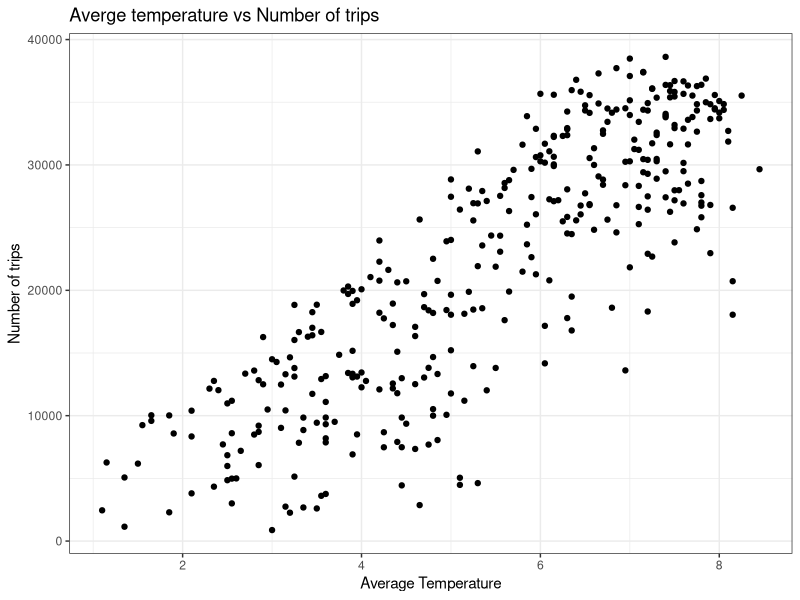
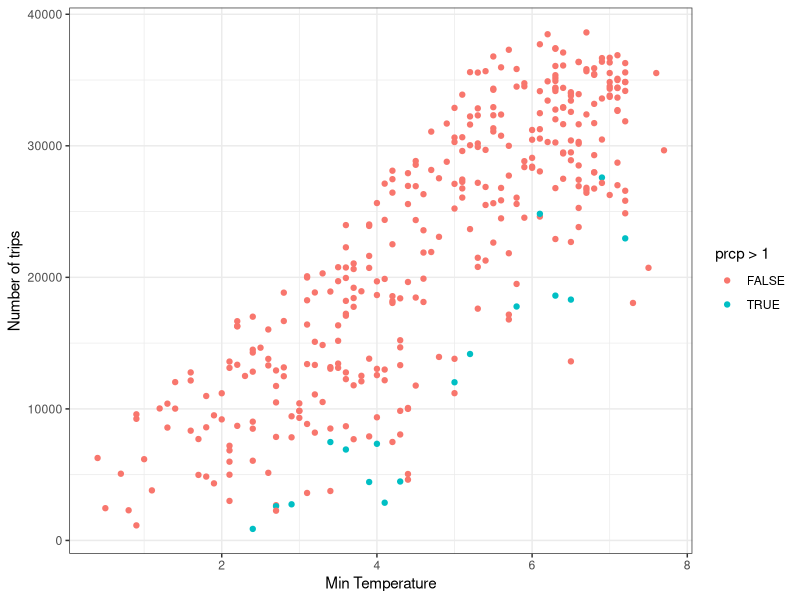
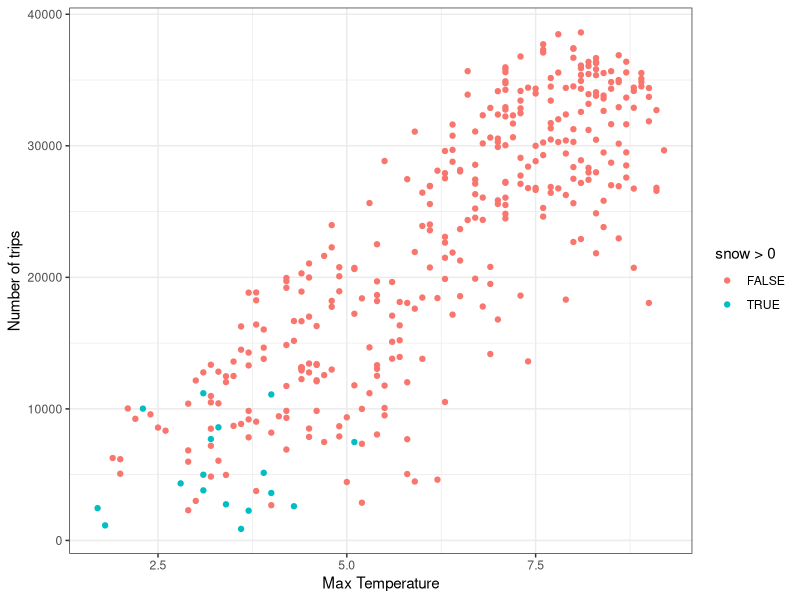
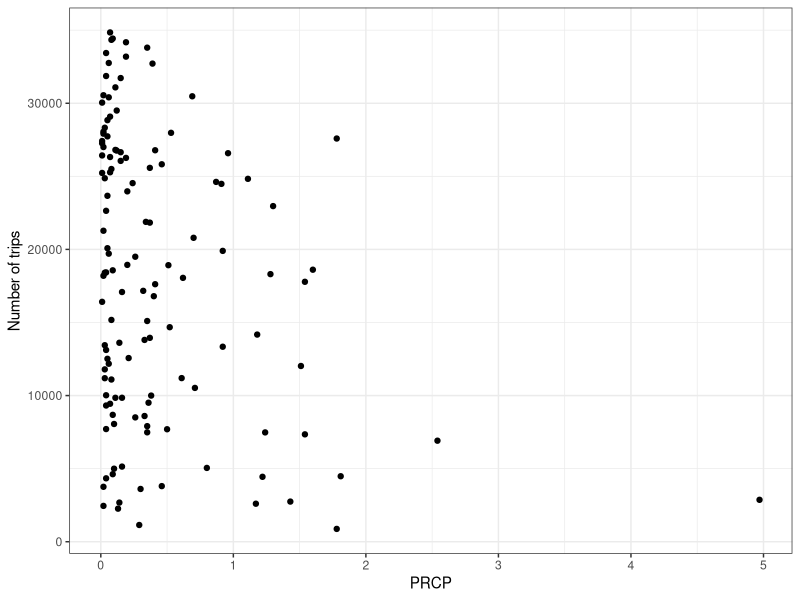
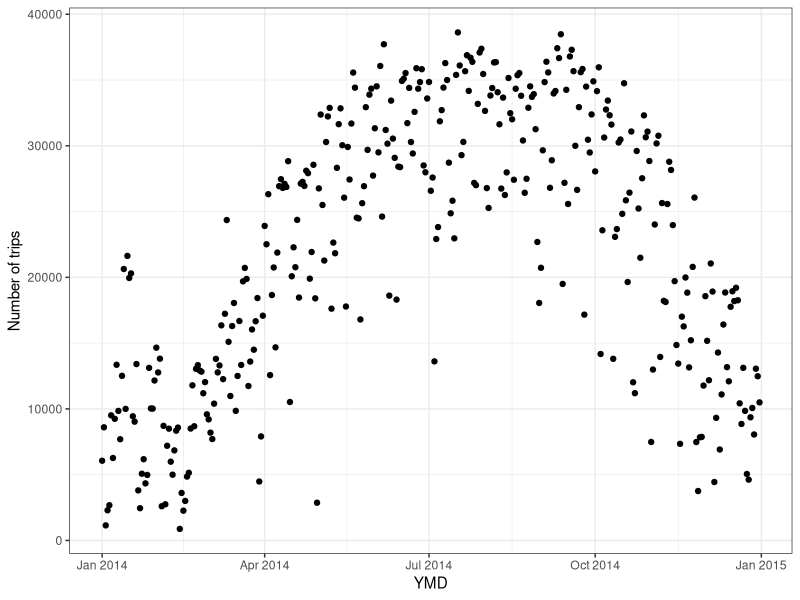
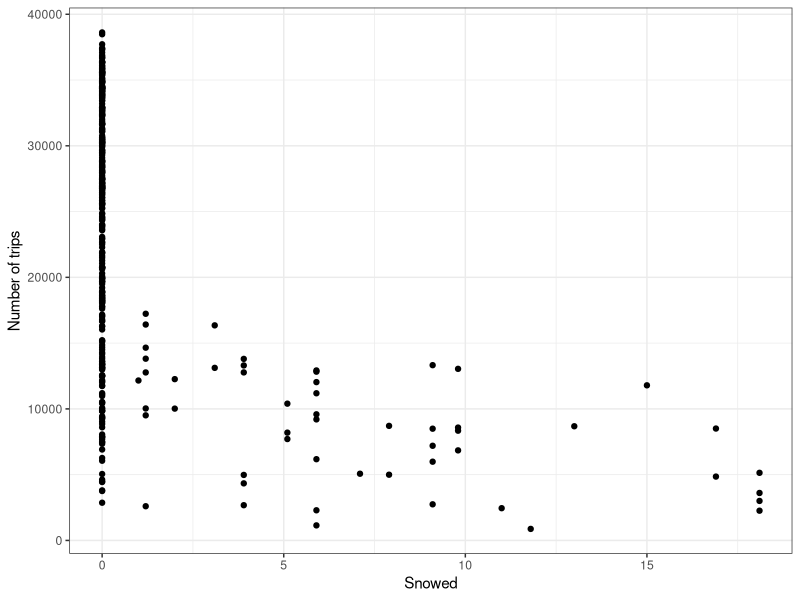
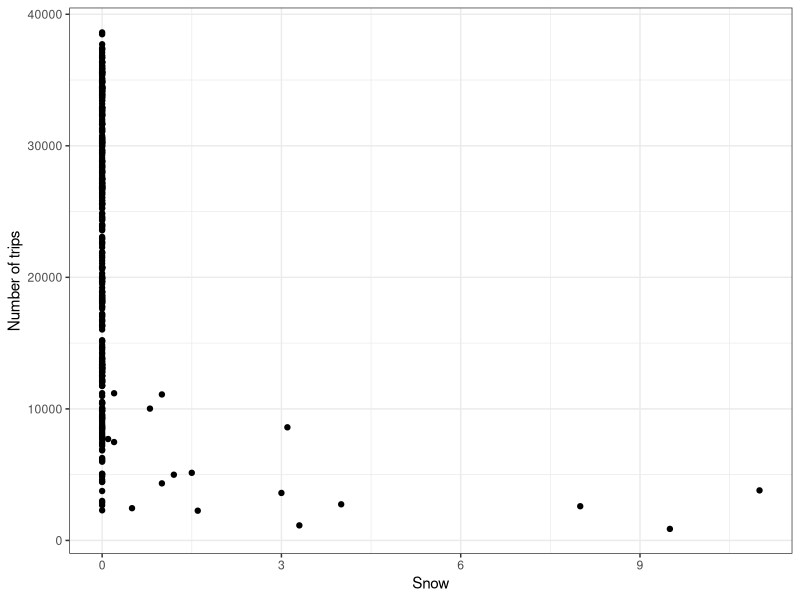
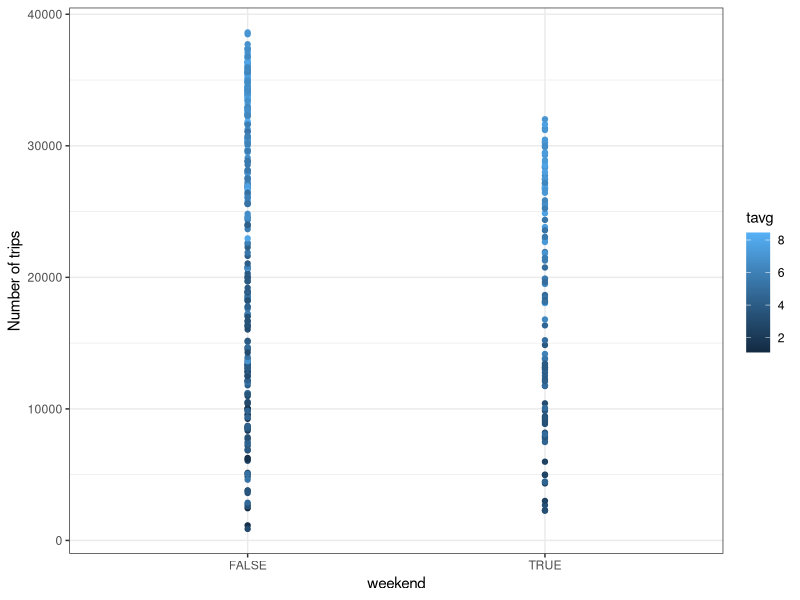

R code for these plots, in order:
## ---- chunk 1
knitr::opts_chunk$set(echo = TRUE)
## ---- chunk 2
library(scales)
library(tidyverse)
library(knitr)
library(dplyr)
library(modelr)
library(scales)
# set plot theme
theme_set(theme_bw())
## ---- chunk 3
trip_per_day <- read_tsv('trips_per_day.tsv')
head(trip_per_day)
## ---- chunk 4
# Provided data as a character string
data <- "1,2012-01-02,New Year Day
2,2012-01-16,Martin Luther King Jr. Day
3,2012-02-20,Presidents Day (Washingtons Birthday)
4,2012-05-28,Memorial Day
5,2012-07-04,Independence Day
6,2012-09-03,Labor Day
7,2012-10-08,Columbus Day
8,2012-11-12,Veterans Day
9,2012-11-22,Thanksgiving Day
10,2012-12-25,Christmas Day
11,2013-01-01,New Year Day
12,2013-01-21,Martin Luther King Jr. Day
13,2013-02-18,Presidents Day (Washingtons Birthday)
14,2013-05-27,Memorial Day
15,2013-07-04,Independence Day
16,2013-09-02,Labor Day
17,2013-10-14,Columbus Day
18,2013-11-11,Veterans Day
19,2013-11-28,Thanksgiving Day
20,2013-12-25,Christmas Day
21,2014-01-01,New Year Day
22,2014-01-20,Martin Luther King Jr. Day
23,2014-02-17,Presidents Day (Washingtons Birthday)
24,2014-05-26,Memorial Day
25,2014-07-04,Independence Day
26,2014-09-01,Labor Day
27,2014-10-13,Columbus Day
28,2014-11-11,Veterans Day
29,2014-11-27,Thanksgiving Day
30,2014-12-25,Christmas Day
31,2015-01-01,New Year Day
32,2015-01-19,Martin Luther King Jr. Day
33,2015-02-16,Presidents Day (Washingtons Birthday)
34,2015-05-25,Memorial Day
35,2015-07-03,Independence Day
36,2015-09-07,Labor Day
37,2015-10-12,Columbus Day
38,2015-11-11,Veterans Day
39,2015-11-26,Thanksgiving Day
40,2015-12-25,Christmas Day
41,2016-01-01,New Year Day
42,2016-01-18,Martin Luther King Jr. Day
43,2016-02-15,Presidents Day (Washingtons Birthday)
44,2016-05-30,Memorial Day
45,2016-07-04,Independence Day
46,2016-09-05,Labor Day
47,2016-10-10,Columbus Day
48,2016-11-11,Veterans Day
49,2016-11-24,Thanksgiving Day
50,2016-12-25,Christmas Day
51,2017-01-02,New Year Day
52,2017-01-16,Martin Luther King Jr. Day
53,2017-02-20,Presidents Day (Washingtons Birthday)
54,2017-05-29,Memorial Day
55,2017-07-04,Independence Day
56,2017-09-04,Labor Day
57,2017-10-09,Columbus Day
58,2017-11-10,Veterans Day
59,2017-11-23,Thanksgiving Day
60,2017-12-25,Christmas Day
61,2018-01-01,New Year Day
62,2018-01-15,Martin Luther King Jr. Day
63,2018-02-19,Presidents Day (Washingtons Birthday)
64,2018-05-28,Memorial Day
65,2018-07-04,Independence Day
66,2018-09-03,Labor Day
67,2018-10-08,Columbus Day
68,2018-11-12,Veterans Day
69,2018-11-22,Thanksgiving Day
70,2018-12-25,Christmas Day
71,2019-01-01,New Year Day
72,2019-01-21,Martin Luther King Jr. Day
73,2019-02-18,Presidents Day (Washingtons Birthday)
74,2019-05-27,Memorial Day
75,2019-07-04,Independence Day
76,2019-09-02,Labor Day
77,2019-10-14,Columbus Day
78,2019-11-11,Veterans Day
79,2019-11-28,Thanksgiving Day
80,2019-12-25,Christmas Day
81,2020-01-01,New Year Day
82,2020-01-20,Martin Luther King Jr. Day
83,2020-02-17,Presidents Day (Washingtons Birthday)
84,2020-05-25,Memorial Day
85,2020-07-03,Independence Day
86,2020-09-07,Labor Day
87,2020-10-12,Columbus Day
88,2020-11-11,Veterans Day
89,2020-11-26,Thanksgiving Day
90,2020-12-25,Christmas Day"

# Read the data into a data frame
holiday_data <- read.csv(text = data, header = FALSE, col.names = c("serial", "date", "holiday"))

# Print the data frame to verify
print(holiday_data)

# Write the data frame to a CSV file
write.csv(holiday_data, "holidays.csv", row.names = FALSE)

# Confirm that the file has been written
cat("The holidays.csv file has been created successfully.")

head(holiday_data)
## ---- chunk 5
trip_per_day_model <- 
  trip_per_day |>
  mutate(day_of_week = weekdays(ymd)) |>
  mutate(is_weekend = ifelse(day_of_week %in% c("Saturday","Sunday"), TRUE, FALSE)) |>
  mutate(is_holiday = ifelse(ymd %in% holiday_data$date, TRUE, FALSE)) |>
  mutate(tavg = (tmax + tmin)/2) |>
  select(ymd, num_trips, date, prcp, snwd, snow, tavg, tmax, tmin, is_weekend, is_holiday)
## ---- chunk 6
trip_per_day_model |>
  ggplot(aes(x = tavg, y = num_trips)) +
  geom_point() +
  xlab("Average Temperature") +
  ylab("Number of trips") +
  ggtitle("Averge temperature vs Number of trips")
## ---- chunk 7
trip_per_day_model |>
  ggplot(aes(x = tmin, y = num_trips, colour = prcp>1)) +
  geom_point() +
  xlab("Min Temperature") +
  ylab("Number of trips")
  ggtitle("Min temperature vs Number of trips")
## ---- chunk 8
trip_per_day_model |>
  ggplot(aes(x = tmax, y = num_trips, colour = snow > 0)) +
  geom_point() +
  xlab("Max Temperature") +
  ylab("Number of trips")
  ggtitle("Max temperature vs Number of trips")
## ---- chunk 9
trip_per_day_model |>
  filter(prcp>0) |>
  ggplot(aes(x = prcp, y = num_trips)) +
  geom_point() +
  xlab("PRCP") +
  ylab("Number of trips")
  ggtitle("PRCP vs Number of trips")
## ---- chunk 10
trip_per_day_model |>
  ggplot(aes(x = ymd, y = num_trips)) +
  geom_point() +
  xlab("YMD") +
  ylab("Number of trips")
  ggtitle("YMD vs Number of trips")
## ---- chunk 11
trip_per_day_model |>
  ggplot(aes(x = snwd, y = num_trips)) +
  geom_point() +
  xlab("Snowed") +
  ylab("Number of trips")
  ggtitle("Snowed vs Number of trips")
## ---- chunk 12
trip_per_day_model |>
  ggplot(aes(x = snow, y = num_trips)) +
  geom_point() +
  xlab("Snow") +
  ylab("Number of trips")
  ggtitle("Snow vs Number of trips")
## ---- chunk 13
trip_per_day_model |>
  ggplot(aes(x = is_weekend, y = num_trips, colour = tavg)) +
  geom_point() +
  xlab("weekend") +
  ylab("Number of trips")
  ggtitle("days vs Number of trips")
## ---- chunk 14
trip_per_day_model |>
  ggplot(aes(x = is_holiday, y = num_trips, colour = tavg)) +
  geom_point() +
  xlab("Holiday") +
  ylab("Number of trips")
  ggtitle("Holiday vs Number of trips")
## ---- chunk 15
# spliting
set.seed(42)

num_days <- nrow(trip_per_day_model)
frac_test <- 0.1

num_test <- floor(num_days * frac_test)

# randomly sample rows for the training set 
ndx_test <- sample(1:num_days, num_test, replace=F)

# used to test the model
trip_per_day_model_test <- trip_per_day_model[ndx_test, ]

# used to the fit
trip_per_day_model_train_val  <- trip_per_day_model[-ndx_test, ]

num_folds <- 5

trip_per_day_model_train_val <- trip_per_day_model_train_val %>%
  mutate(fold = (row_number() %% num_folds) + 1)


# fit a model for each polynomial degree
# set.seed(42)
K <- 1:8
avg_validate_err <- c()
se_validate_err <- c()
for (k in K) {
  
  # do 5-fold cross-validation within each value of k
  validate_err <- c()
  for (f in 1:num_folds) {
    # fit on the training data
    trip_per_day_model_train <- filter(trip_per_day_model_train_val, fold != f)
    
    # our model 
    
    # ------------------------------------------------------------------
    # ------------------------------------------------------------------
    
    # model <- lm(num_trips ~ poly((tavg), k, raw = T), data=trip_per_day_model_train)
    
    # model <- lm(num_trips ~ poly((tmin + prcp + snwd + snow) * is_weekend, k, raw = T), data=trip_per_day_model_train)
    
    # model <- lm(num_trips ~ poly((ymd + tavg + prcp + snow), k, raw = T), data=trip_per_day_model_train)
    
    model <- lm(num_trips ~ poly((tavg), k, raw = T) * prcp + is_holiday + is_weekend, data=trip_per_day_model_train)

    
    # ----^^^^----^^^^-----------------^^^^---------------^^^^-------------------------
    # ------------------------------------------------------------------
    
    
    # evaluate on the validation data
    trip_per_day_model_validate <- filter(trip_per_day_model_train_val, fold == f)
    validate_err[f] <- sqrt(mean((predict(model, trip_per_day_model_validate) - trip_per_day_model_validate$num_trips)^2))
  }
  
  # compute the average validation error across folds
  # and the standard error on this estimate
  avg_validate_err[k] <- mean(validate_err)
  se_validate_err[k] <- sd(validate_err) / sqrt(num_folds)
}

## ---- chunk 16
# plot the validate error, highlighting the value of k with the lowest average error
plot_data <- data.frame(K, avg_validate_err, se_validate_err)
ggplot(plot_data, aes(x=K, y=avg_validate_err)) +
  geom_pointrange(aes(ymin=avg_validate_err - se_validate_err,
                      ymax=avg_validate_err + se_validate_err,
                      color=avg_validate_err == min(avg_validate_err))) +
  geom_line(color = "red") +
  scale_x_continuous(breaks=1:12) +
  theme(legend.position="none") +
  xlab('Polynomial Degree') +
  ylab('RMSE on validation data')
## ---- chunk 17
k = 5

# model_test <- lm(num_trips ~ poly((tavg), k, raw = T), data=trip_per_day_model_train)
# model_test <- lm(num_trips ~ poly((tmin + prcp + snwd + snow) * is_weekend, k, raw = T), data=trip_per_day_model_train)
# model_test <- lm(num_trips ~ poly((tavg + prcp + snow), k, raw = T), data=trip_per_day_model_train)
# model_test <- lm(num_trips ~ (ymd + tavg + prcp + snow) * is_weekend, data = trip_per_day_model_train)

model_test <- lm(num_trips ~ poly((tavg), k, raw = T) * prcp + is_holiday + is_weekend, data=trip_per_day_model_train_val)

summary(model_test)

print('----------------------- ANOVA Table -----------------------------------------------')
anova(model_test)

## ---- chunk 18
# create predict vs actual result graph using validate data
trip_per_day_model_validate |>
  mutate(preds = predict(model_test, trip_per_day_model_validate)) |>
  ggplot(aes(x =  preds, y = num_trips)) +
  geom_point() +
  geom_abline(linetype = 'dashed') +
  xlab("Predicted")+
  ylab("Actual")
## ---- chunk 19
trip_per_day_prediction <- trip_per_day_model_validate |>
  mutate(preds = predict(model_test, trip_per_day_model_validate))
  
trip_per_day_prediction |>
  ggplot() +
  geom_point( aes(x = ymd, y = num_trips, colour = "red")) +
  geom_line(aes(x = ymd, y = preds))
  
## ---- chunk 20
save(model_test, file = "model_test.RData")
## ---- chunk 21

rmse_test <- sqrt(mean((predict(model_test, trip_per_day_model_test) - trip_per_day_model_test$num_trips)^2))

rmse_test
## ---- chunk 22
trip_per_day_prediction_test <- trip_per_day_model_test |>
  mutate(preds = predict(model_test, trip_per_day_model_test))
  
trip_per_day_prediction_test |>
  ggplot() +
  geom_point( aes(x = ymd, y = num_trips, colour = "red")) +
  geom_line(aes(x = ymd, y = preds))
  
## ---- chunk 23
# create predict vs actual result graph using test data
trip_per_day_prediction_test |>
  mutate(preds = predict(model_test, trip_per_day_prediction_test)) |>
  ggplot(aes(x =  preds, y = num_trips)) +
  geom_point() +
  geom_abline(linetype = 'dashed') +
  xlab("Predicted")+
  ylab("Actual")
